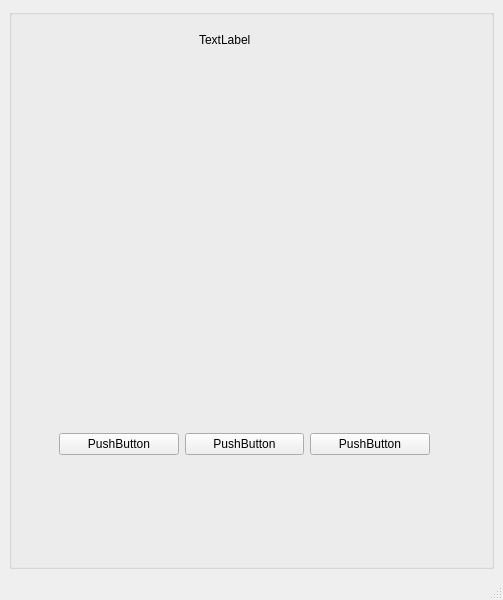
<?xml version="1.0" encoding="UTF-8"?>
<ui version="4.0">
 <class>MainWindow</class>
 <widget class="QMainWindow" name="MainWindow">
  <property name="geometry">
   <rect>
    <x>0</x>
    <y>0</y>
    <width>503</width>
    <height>600</height>
   </rect>
  </property>
  <property name="windowTitle">
   <string>MainWindow</string>
  </property>
  <widget class="QWidget" name="centralwidget">
   <layout class="QHBoxLayout" name="horizontalLayout">
    <item>
     <widget class="QGroupBox" name="groupBox">
      <property name="title">
       <string/>
      </property>
      <property name="checkable">
       <bool>false</bool>
      </property>
      <widget class="QWidget" name="horizontalLayoutWidget">
       <property name="geometry">
        <rect>
         <x>50</x>
         <y>380</y>
         <width>371</width>
         <height>111</height>
        </rect>
       </property>
       <layout class="QHBoxLayout" name="horizontalLayout_2">
        <item>
         <widget class="QPushButton" name="pushButton_3">
          <property name="text">
           <string>PushButton</string>
          </property>
         </widget>
        </item>
        <item>
         <widget class="QPushButton" name="pushButton">
          <property name="text">
           <string>PushButton</string>
          </property>
         </widget>
        </item>
        <item>
         <widget class="QPushButton" name="pushButton_2">
          <property name="text">
           <string>PushButton</string>
          </property>
         </widget>
        </item>
       </layout>
      </widget>
      <widget class="QLabel" name="label">
       <property name="geometry">
        <rect>
         <x>190</x>
         <y>20</y>
         <width>101</width>
         <height>21</height>
        </rect>
       </property>
       <property name="text">
        <string>TextLabel</string>
       </property>
      </widget>
      <widget class="QLabel" name="label_2">
       <property name="geometry">
        <rect>
         <x>100</x>
         <y>150</y>
         <width>291</width>
         <height>181</height>
        </rect>
       </property>
       <property name="text">
        <string/>
       </property>
       <property name="pixmap">
        <pixmap resource="test.qrc">:/fun/test.png</pixmap>
       </property>
      </widget>
     </widget>
    </item>
   </layout>
  </widget>
  <widget class="QMenuBar" name="menubar">
   <property name="geometry">
    <rect>
     <x>0</x>
     <y>0</y>
     <width>503</width>
     <height>26</height>
    </rect>
   </property>
  </widget>
  <widget class="QStatusBar" name="statusbar"/>
 </widget>
 <resources>
  <include location="test.qrc"/>
 </resources>
 <connections/>
</ui>
